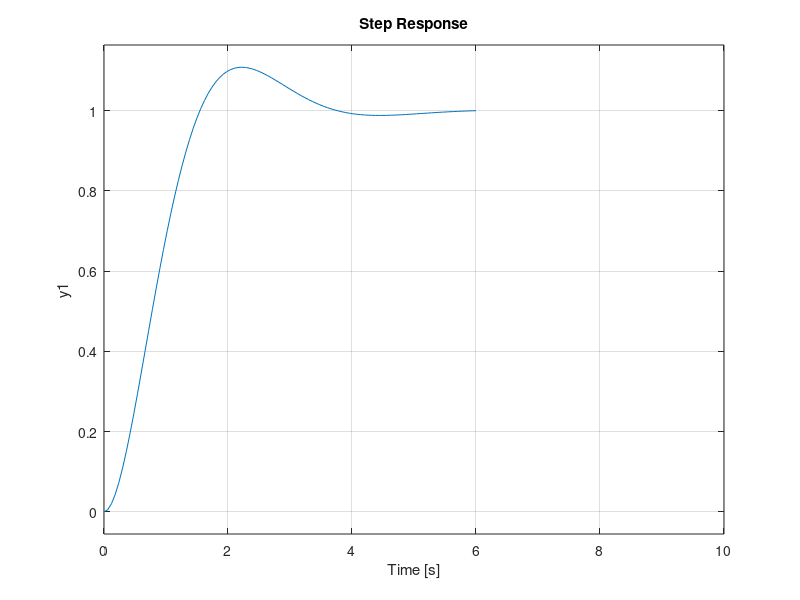
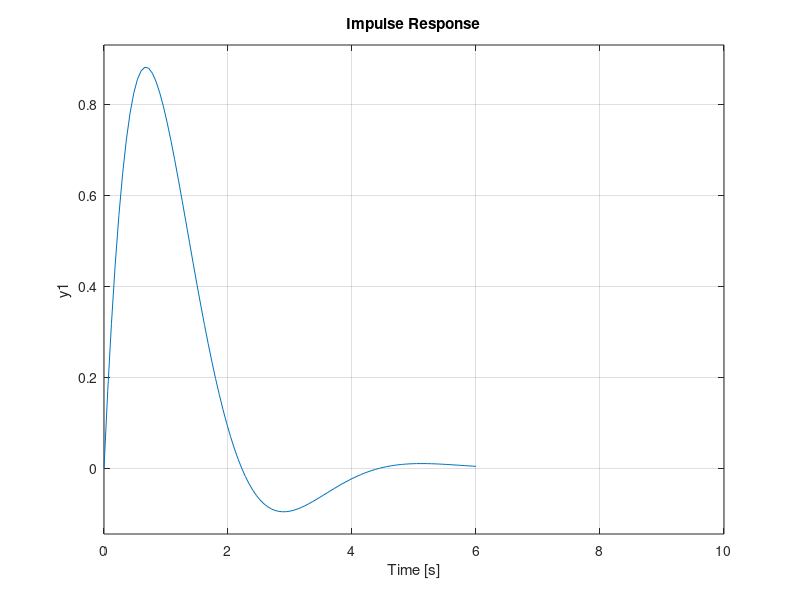
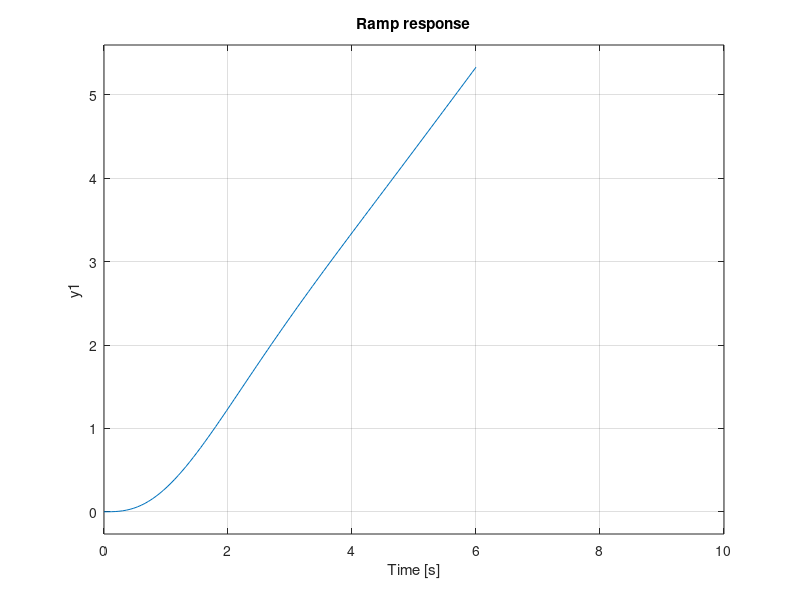

MATLAB code to generate these figures, in order:
j=1;
b=2;
k=3; %proportional
s = tf('s');
num=k/j;
den=[1 b/j k/j];
% num = 1;
% den = [1 4 1];
sys = tf(num,den);

figure(1)
step(sys);
xlim([0 10])

figure(2)
impulse(sys);
xlim([0 10])

figure(3)
step(sys/s); %ramp response
xlim([0 10]);
title("Ramp response");

% s1 = stepinfo(sys);
% disp(s1);
